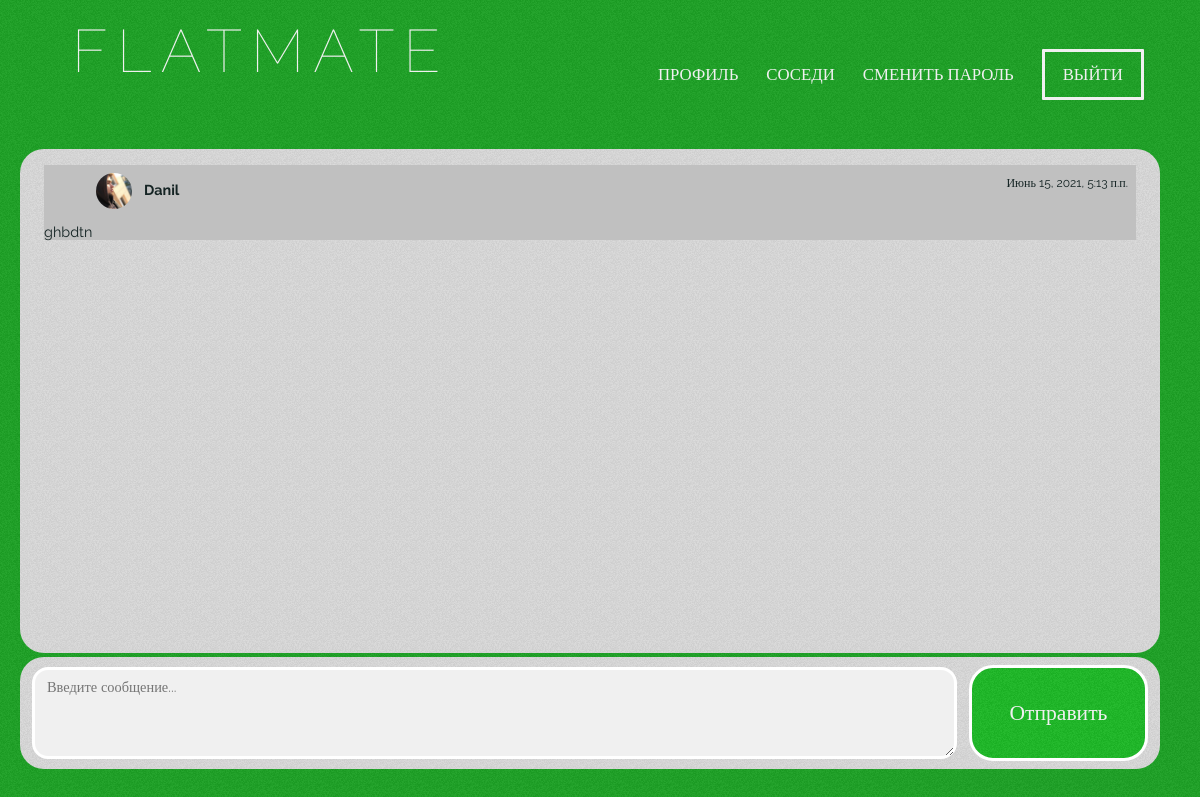
Screenshot of /messages/369/ (signed in) with the database file from the repository.
### flmate/models.py (models this page shows, shortened)
class Message(models.Model):
    chat = models.ForeignKey(Chatroom,verbose_name='Чат',on_delete=models.CASCADE)
    author = models.ForeignKey(User,verbose_name='Пользователь',on_delete=models.CASCADE)
    message = models.TextField('Сообщение')
    pub_date=models.DateTimeField('Дата сообщения',default=timezone.now)
    is_readed = models.BooleanField('Прочитано',default=False)
    class Meta:
        ordering=['pub_date']

class Profile(models.Model):
    TM_CHOICES=[('shTerm','Не длительный'),
                ('lgTerm','Продолжительный')]
    SUB_CHOICES=[
                ('Кировско-Выборгская',(
                        ('1','Девяткино'),
                        ('2','Гражданский проспект'),
                        ('3','Академическая'),
                        ('4','Политехническая'),
                        ('5','Площадь Мужестват'),
                        ('6','Лесная'),
                        ('7','Выборгская'),
                        ('8','Площадь Ленина'),
                        ('9','Чернышевская'),
                        ('10','Площадь Восстания'),
                        ('11','Владимирская'),
                        ('12','Пушкинская'),
                        ('13','Технологический институт'),
                        ('14','Балтийская'),
                        ('15','Нарвская'),
                        ('16','Кировский завод'),
                        ('17','Автово'),
                        ('18','Ленинский проспект'),
                        ('19','Проспект Ветеранов')
                        )
                ),
                ('Московско-Петроградская',(
                        ('20','Парнас'),
                        ('21','Проспект Просвещения'),
                        ('22','Озерки'),
                        ('23','Удельная'),
                        ('24','Пионерская'),
                        ('25','Чёрная речка'),
                        ('26','Петроградская'),
                        ('27','Горьковская'),
                        ('28','Невский проспект'),
                        ('29','Сенная площадь'),
                        ('30','Технологический институт'),
                        ('31','Фрунзенская'),
                        ('32','Московские ворота'),
                        ('33','Электросила'),
                        ('34','Парк Победы'),
                        ('35','Московская'),
                        ('36','Звёздная'),
                        ('37','Купчино')
                        )
                ),
                ('Невско-Василеостровская',(
                        ('38','Беговая'),
                        ('39','Зенит'),
                        ('40','Приморская'),
                        ('41','Василеостровская'),
                        ('42','Гостиный двор'),
                        ('43','Маяковская'),
                        ('44','Площадь Александра Невского'),
                        ('45','Елизаровская'),
                        ('46','Ломоносовская'),
                        ('47','Пролетарская'),
                        ('48','Обухово'),
                        ('49','Рыбацкое')
                        )
                ),
                ('Правобережная',(
                        ('50','Спасская'),
                        ('51','Достоевская'),
                        ('52','Лиговский проспект'),
                        ('53','Площадь Александра Невского'),
                        ('54','Новочеркасская'),
                        ('55','Ладожская'),
                        ('56','Проспект Большевиков'),
                        ('57','Улица Дыбенко')
                        )
                ),
                ('Фрунзенско-Приморская',(
                        ('58','Комендантский проспект'),
                        ('59','Старая Деревня'),
                        ('60','Крестовский остров'),
                        ('61','Чкаловская'),
                        ('62','Спортивная'),
                        ('63','Адмиралтейская'),
                        ('64','Садовая'),
                        ('65','Звенигородская'),
                        ('66','Обводный канал'),
                        ('67','Волковская'),
                        ('68','Бухарестская'),
                        ('69','Международная'),
                        ('70','Проспект Славы'),
                        ('71','Дунайская'),
                        ('72','Шушары')
                        )
                )]
    LST_CHOICES=[('early','Жаворонок'),
                ('something','Когда как'),
                ('late','Сова')]
    COMU_CHOICES=[('intrv','Интроверт'),
                ('extrv','Экстраверт')]
    BADIC_CHOICES=[('smokad','Курю'),
                ('drinad','Пью'),
                ('nodiet','Неправильно питаюсь'),
                ('gamead','Люблю игры'),
                ('lowmov','Малоподвижный образ жизни'),
                ('anotad','Есть другие зависимости'),
                ('noadic','Ничего из этого списка')]
    SOULV_CHOICES=[('lowsou','Люблю тишину'),
                ('midsou','Без разницы'),
                ('nomsou','Люблю громкую музыку')]
    GUESTS_CHOICES=[('noguest','Не люблю гостей'),
                ('hmguest','Нейтрально'),
                ('siguest','Гости это обязательно')]
    COMMUNISM_CHOICES=[('capitalism','У каждого своя еда и посуда'),
                ('idk','Cреднее'),
                ('communism','Можно все общее')]
    GENDER_CHOICES=[('man','Мужской'),
                ('inbetween','Не имеет значения'),
                ('woman','Женский')]
    RELIGY_CHOICES=[('сhrist','Христианство'),
                ('muslim','Ислам'),
                ('induism','Индуизм'),
                ('budism','Будизм'),
                ('iudaism','Иудаизм'),
                ('pastafarian','Пастафарианство'),
                ('ateism','Я считаю себя атеистом'),
                ('nosing','Это не имеет значения')]
    FRETIM_CHOICES=[('cafe','Кафе'),
                ('socnet','Соц.сети'),
                ('drinkin','Выпивка'),
                ('cinema','Кинотеатр'),
                ('culture','Культурные места: театры, выставки, музеи и т.д'),
                ('reading','Чтение'),
                ('activity','Активный отдых'),
                ('imprusf','Развитие себя'),
                ('games','Игры'),
                ('study','Учеба')]
    PETS_CHOICES=[('si','У меня есть питомец'),
                ('nomater','Мне без разницы'),
                ('no','Я против любой живности')]
    user = models.OneToOneField(settings.AUTH_USER_MODEL,on_delete=models.CASCADE)
    urAge= models.DecimalField(max_digits=2,decimal_places=0,default=18,verbose_name="Возраст:")
    rmAgeL= models.DecimalField(max_digits=2,decimal_places=0,default=18,verbose_name="От:")
    rmAgeU= models.DecimalField(max_digits=2,decimal_places=0,default=18,verbose_name="До:")
    rntLPrice = models.DecimalField(max_digits=5,decimal_places=0,default=10000,verbose_name="От:")
    rntUPrice = models.DecimalField(max_digits=5,decimal_places=0,default=15000,verbose_name="До:")
    rntTime = models.CharField(max_length=15, choices=TM_CHOICES, default='lgTerm',verbose_name="Срок аренды:")
    rntSubway = MultiSelectField( choices=SUB_CHOICES, default='0',verbose_name="Станции метро:")
    abuLST = models.CharField(max_length=15,choices=LST_CHOICES,default='early',verbose_name='Хронотип:')
    abuCOMU = models.CharField(max_length=10,choices=COMU_CHOICES,default='intrv',verbose_name='Темперамент:')
    abuBADIC = MultiSelectField(choices=BADIC_CHOICES, default='noadic',verbose_name="Вредные привычки:")
    abuORGL = models.DecimalField(max_digits=2,decimal_places=0,default=5,verbose_name="Уровень организованности (0-10):")
    abrTEMP = models.DecimalField(max_digits=2,decimal_places=0,default=24,verbose_name="Комфортная температура:")
    abrSOUL = models.CharField(max_length=25,choices=SOULV_CHOICES,default='midsou',verbose_name='Общий уровень шума:')
    abrCLEAN = models.DecimalField(max_digits=2,decimal_places=0,default=8,verbose_name="Кол-во уборок в месяц (0-30):")
    abrGUEST = models.CharField(max_length=25,choices=GUESTS_CHOICES,default='hmguest',verbose_name='Отношение к гостям:')
    abrCOMMUNISM = models.CharField(max_length=30,choices=COMMUNISM_CHOICES,default='idk',verbose_name='Отношение к быту:')
    aprUGEN=models.CharField(max_length=20,choices=GENDER_CHOICES,default='inbetween',verbose_name='Пол:')
    aprR8GEN=models.CharField(max_length=20,choices=GENDER_CHOICES,default='inbetween',verbose_name='Пол:')
    aprURRELIGY=models.CharField(max_length=25,choices=RELIGY_CHOICES,default='pastafarian',verbose_name='Религия:')
    aprR8RELIGY=models.CharField(max_length=25,choices=RELIGY_CHOICES,default='pastafarian',verbose_name='Религия:')
    aprFRETM = MultiSelectField( choices=FRETIM_CHOICES, default='imprusf',verbose_name="Cвободное время:")
    aprPETS = models.CharField(max_length=15,choices=PETS_CHOICES,default='nomater',verbose_name='Питомцы допустимы?')
    aprTELLUS = models.TextField(max_length=160,default='Мне было лень это менять.',verbose_name='Пара слов о тебе (160 символов):')
    photo = models.ImageField(upload_to='users/%Y/%m/%d', blank=True,verbose_name='Тут можно загрузить свое фото', default='users/profdef.svg')
    active= models.BooleanField(default=False)

### flmate/views.py (the view, shortened to what this page needs)
# urls.py: url(r'^messages/(?P<chat_id>\d+)/$', messages, name='messages'),
@login_required
def messages(request,chat_id):
    if request.method == 'GET':
        try:
            chat = Chatroom.objects.get(id=chat_id)
            if request.user in chat.members.all():
                chat.message_set.filter(is_readed=False).exclude(author=request.user).update(is_readed=True)
            else:
                chat = None
        except Chatroom.DoesNotExist:
            chat = None
        return render(
            request,
            'account/messages.html',
            {
                'user_profile': request.user,
                'chat': chat,
                'form': MessageForm()
            }
        )

### flmate/forms.py
class MessageForm(forms.ModelForm):
    class Meta:
        model = Message
        fields = ['message']
        labels = {'message': ""}
        widgets = {
            'message':Textarea(attrs={'placeholder': 'Введите сообщение...'}),
        }

### flmate/templates/account/messages.html (shortened to what this page needs)
{% extends "base.html" %}
{% block content %}
{% if not chat %}
    <h3>Невозможно начать этот чат</h3>
{% else %}
{% load tz %}
<div id="mesPanel" style="overflow-y: scroll;overflow-x: hidden;">
    {% for message in chat.message_set.all %}
        {% include 'account/message.html' with message_item=message %}
    {% endfor %}
</div>
<div id="message_form" >
    <form id="message-form" method="post" enctype="multipart/form-data">
        <div class="rowCenter2">
        {{ form.message }}
        <button id='sendMes' type="submit" class="btn btn-default btn-sm" onclick="return ETextEditor.validateForm('message-form')">Отправить</button>
        </div>
    </form>
</div>
{% endif %}
{% endblock %}

### flmate/templates/account/message.html
{% load tz %}
<div class="mesbody{% if not message_item.is_readed %}-unreaded{% endif %}">
    <ul class="mesMeta">
        <li class='photo'><img src='{{message_item.author.profile.photo.url}}'></li>
        <li class="authName">
            <strong>{{ message_item.author.username }}</strong>
        </li>
        <li class="dateMes"><small>{{ message_item.pub_date|utc }}</small></li>
    </ul>
    <div class='mestxt'>{{ message_item.message|safe }}</div>
</div>

### flmate/static/flmate/style.css (style rules this page uses)
body { text-align: center; background-color: #F0F0F0; color:rgb(21, 36, 36); }
body#mainpage { text-align: center; background-color: #00AA0B; color:#F0F0F0; }
div#mesPanel { position: relative; background-color: #F0F0F0; color:rgb(21, 36, 36); width: 91vw; left: 1vw; margin-top: 2vh; height: 55vh; border-radius: 3vh; padding: 2vh 2vw 6vh 2vw; font-size: 1.2vw; font-family: Raleway; font-style: normal; -ms-overflow-style: none; scrollbar-width: none; }
div#message_form { position: relative; background-color: #F0F0F0; color:rgb(21, 36, 36); width: 95vw; left: 1vw; margin-top: .5vh; height: 14vh; border-radius: 3vh; font-family: Raleway; font-style: normal; }
div.rowCenter2 { display: flex; flex-direction: row; width: 93vw; height: 14vh; margin-left: auto; margin-right: auto; }
div#message_form textarea { border-radius: 2vh; width: 75vw; height: auto; margin-top: 1.2vh; margin-bottom: 1.2vh; margin-right: 1vw; padding: 1vh 1vw 1vh 1vw; font-family: Raleway; font-style: normal; font-weight: 400; font-size: 1.2vw; text-align: left; background-color: #F0F0F0; border: 3px solid; border-color: #ffffff; color: rgb(21, 36, 36); }
button#sendMes { position: relative; margin-top: 1vh; margin-bottom: 1vh; background-color: #00c70d; box-sizing: border-box; border: 3px solid; width: 15vw; font-family: Raleway; font-style: normal; font-weight: 500; font-size: 1.8vw; padding-top: 1.3vh; padding-bottom: 1.3vh; border-radius: 3vh; border-color: #ffffff; color: #F0F0F0; transition: color .2s; }
ul.mesMeta { width: 100%; position: relative; list-style: none; display: inline-block; margin-top: 1vh; margin-bottom: 1vh; margin-left: 1vw; margin-right: 1vw; }
li.photo { float:left; }
li.photo img { height:3vw; width:3vw; border-radius: 100vw; }
li.authName { margin-left: 1vw; margin-top: 1vh; float:left; }
li.dateMes { float:right; margin-right: 5vw; }
div.mestxt { text-align: left; width: 99%; word-wrap: break-word; }
div.mesbody-unreaded { background-color: #c0c0c0; }

### rows the page displays
Message: author.profile.photo (picture), author.username "Danil", pub_date|utc "Июнь 15, 2021, 5:13 п.п.", message "ghbdtn"
